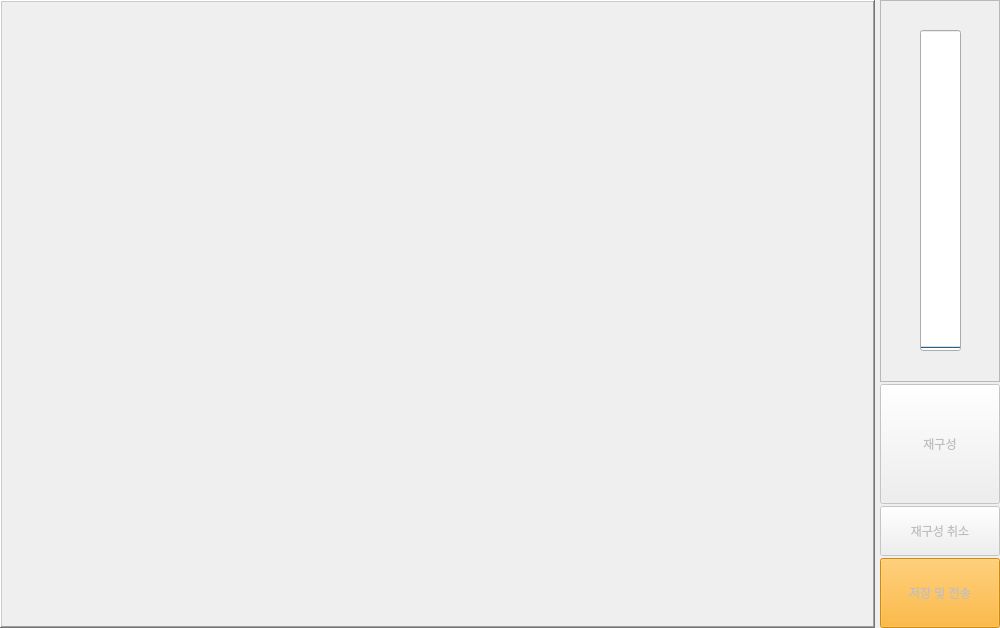
<?xml version="1.0" encoding="UTF-8"?>
<ui version="4.0">
 <class>ImagingManager</class>
 <widget class="QWidget" name="ImagingManager">
  <property name="geometry">
   <rect>
    <x>0</x>
    <y>0</y>
    <width>1000</width>
    <height>628</height>
   </rect>
  </property>
  <property name="windowTitle">
   <string>Form</string>
  </property>
  <layout class="QVBoxLayout" name="verticalLayout_2">
   <property name="spacing">
    <number>5</number>
   </property>
   <property name="leftMargin">
    <number>0</number>
   </property>
   <property name="topMargin">
    <number>0</number>
   </property>
   <property name="rightMargin">
    <number>0</number>
   </property>
   <property name="bottomMargin">
    <number>0</number>
   </property>
   <item>
    <layout class="QHBoxLayout" name="horizontalLayout_2">
     <item>
      <widget class="QFrame" name="frame">
       <property name="sizePolicy">
        <sizepolicy hsizetype="Expanding" vsizetype="Preferred">
         <horstretch>0</horstretch>
         <verstretch>0</verstretch>
        </sizepolicy>
       </property>
       <property name="frameShape">
        <enum>QFrame::WinPanel</enum>
       </property>
       <property name="frameShadow">
        <enum>QFrame::Raised</enum>
       </property>
       <layout class="QGridLayout" name="gridLayout_2">
        <property name="leftMargin">
         <number>0</number>
        </property>
        <property name="topMargin">
         <number>0</number>
        </property>
        <property name="rightMargin">
         <number>0</number>
        </property>
        <property name="bottomMargin">
         <number>0</number>
        </property>
        <property name="spacing">
         <number>0</number>
        </property>
        <item row="1" column="0">
         <widget class="QLabel" name="viewLabel">
          <property name="frameShape">
           <enum>QFrame::NoFrame</enum>
          </property>
          <property name="text">
           <string/>
          </property>
         </widget>
        </item>
       </layout>
      </widget>
     </item>
     <item>
      <layout class="QHBoxLayout" name="horizontalLayout">
       <item>
        <layout class="QVBoxLayout" name="verticalLayout">
         <property name="spacing">
          <number>2</number>
         </property>
         <item>
          <widget class="QFrame" name="frame_2">
           <property name="sizePolicy">
            <sizepolicy hsizetype="Preferred" vsizetype="Expanding">
             <horstretch>0</horstretch>
             <verstretch>0</verstretch>
            </sizepolicy>
           </property>
           <property name="frameShape">
            <enum>QFrame::StyledPanel</enum>
           </property>
           <property name="frameShadow">
            <enum>QFrame::Raised</enum>
           </property>
           <widget class="QProgressBar" name="progressBar">
            <property name="geometry">
             <rect>
              <x>40</x>
              <y>30</y>
              <width>41</width>
              <height>321</height>
             </rect>
            </property>
            <property name="sizePolicy">
             <sizepolicy hsizetype="Expanding" vsizetype="Maximum">
              <horstretch>0</horstretch>
              <verstretch>0</verstretch>
             </sizepolicy>
            </property>
            <property name="maximumSize">
             <size>
              <width>16777215</width>
              <height>1677777</height>
             </size>
            </property>
            <property name="styleSheet">
             <string notr="true">color: rgb(166, 114, 255);</string>
            </property>
            <property name="value">
             <number>0</number>
            </property>
            <property name="alignment">
             <set>Qt::AlignCenter</set>
            </property>
            <property name="textVisible">
             <bool>false</bool>
            </property>
            <property name="orientation">
             <enum>Qt::Vertical</enum>
            </property>
           </widget>
          </widget>
         </item>
         <item>
          <widget class="QPushButton" name="reconButton">
           <property name="enabled">
            <bool>false</bool>
           </property>
           <property name="sizePolicy">
            <sizepolicy hsizetype="Preferred" vsizetype="Preferred">
             <horstretch>0</horstretch>
             <verstretch>0</verstretch>
            </sizepolicy>
           </property>
           <property name="minimumSize">
            <size>
             <width>120</width>
             <height>120</height>
            </size>
           </property>
           <property name="text">
            <string>재구성</string>
           </property>
          </widget>
         </item>
         <item>
          <widget class="QPushButton" name="reconCancelButton">
           <property name="enabled">
            <bool>false</bool>
           </property>
           <property name="sizePolicy">
            <sizepolicy hsizetype="Preferred" vsizetype="Preferred">
             <horstretch>0</horstretch>
             <verstretch>0</verstretch>
            </sizepolicy>
           </property>
           <property name="minimumSize">
            <size>
             <width>120</width>
             <height>50</height>
            </size>
           </property>
           <property name="text">
            <string>재구성 취소</string>
           </property>
          </widget>
         </item>
         <item>
          <widget class="QPushButton" name="saveButton">
           <property name="enabled">
            <bool>false</bool>
           </property>
           <property name="sizePolicy">
            <sizepolicy hsizetype="Preferred" vsizetype="Preferred">
             <horstretch>0</horstretch>
             <verstretch>0</verstretch>
            </sizepolicy>
           </property>
           <property name="minimumSize">
            <size>
             <width>120</width>
             <height>70</height>
            </size>
           </property>
           <property name="styleSheet">
            <string notr="true">background-color: rgb(255, 167, 14);</string>
           </property>
           <property name="text">
            <string>저장 및 전송</string>
           </property>
          </widget>
         </item>
        </layout>
       </item>
      </layout>
     </item>
    </layout>
   </item>
  </layout>
 </widget>
 <resources/>
 <connections/>
</ui>
